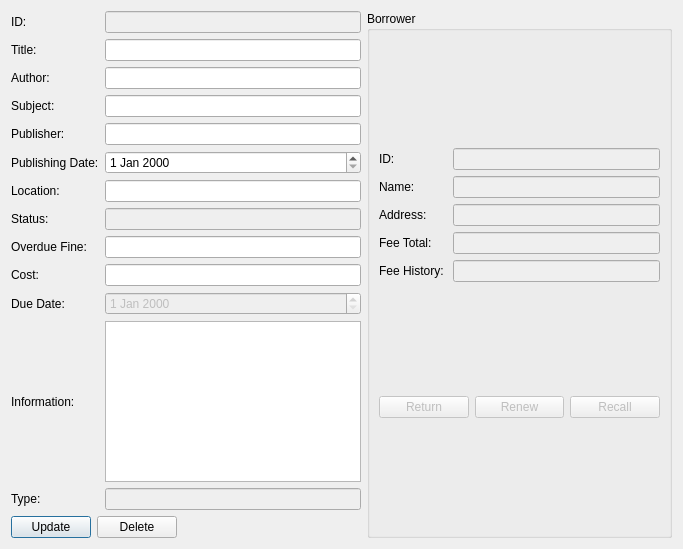
<?xml version="1.0" encoding="UTF-8"?>
<ui version="4.0">
 <class>BookEntryDialog</class>
 <widget class="QDialog" name="BookEntryDialog">
  <property name="geometry">
   <rect>
    <x>0</x>
    <y>0</y>
    <width>683</width>
    <height>549</height>
   </rect>
  </property>
  <property name="windowTitle">
   <string>Book Entry Edit</string>
  </property>
  <layout class="QHBoxLayout" name="horizontalLayout_3">
   <item>
    <layout class="QVBoxLayout" name="verticalLayout">
     <item>
      <layout class="QGridLayout" name="gridLayout">
       <item row="4" column="0">
        <widget class="QLabel" name="publisherLabel">
         <property name="text">
          <string>Publisher:</string>
         </property>
        </widget>
       </item>
       <item row="2" column="1">
        <widget class="QLineEdit" name="authorLineEdit"/>
       </item>
       <item row="3" column="0">
        <widget class="QLabel" name="subjectLabel">
         <property name="text">
          <string>Subject: </string>
         </property>
        </widget>
       </item>
       <item row="5" column="0">
        <widget class="QLabel" name="publishingDateLabel">
         <property name="text">
          <string>Publishing Date:</string>
         </property>
        </widget>
       </item>
       <item row="0" column="1">
        <widget class="QLineEdit" name="idLineEdit">
         <property name="enabled">
          <bool>false</bool>
         </property>
         <property name="readOnly">
          <bool>true</bool>
         </property>
        </widget>
       </item>
       <item row="5" column="1">
        <widget class="QDateEdit" name="publishingDateEdit"/>
       </item>
       <item row="6" column="0">
        <widget class="QLabel" name="locationLabel">
         <property name="text">
          <string>Location: </string>
         </property>
        </widget>
       </item>
       <item row="6" column="1">
        <widget class="QLineEdit" name="locationLineEdit"/>
       </item>
       <item row="7" column="1">
        <widget class="QLineEdit" name="statusLineEdit">
         <property name="enabled">
          <bool>false</bool>
         </property>
         <property name="readOnly">
          <bool>true</bool>
         </property>
        </widget>
       </item>
       <item row="8" column="1">
        <widget class="QLineEdit" name="overdueFineLineEdit"/>
       </item>
       <item row="1" column="1">
        <widget class="QLineEdit" name="titleLineEdit"/>
       </item>
       <item row="4" column="1">
        <widget class="QLineEdit" name="publisherLineEdit"/>
       </item>
       <item row="7" column="0">
        <widget class="QLabel" name="statusLabel">
         <property name="text">
          <string>Status:</string>
         </property>
        </widget>
       </item>
       <item row="9" column="1">
        <widget class="QLineEdit" name="costLineEdit"/>
       </item>
       <item row="8" column="0">
        <widget class="QLabel" name="overdueFineLabel">
         <property name="text">
          <string>Overdue Fine:</string>
         </property>
        </widget>
       </item>
       <item row="9" column="0">
        <widget class="QLabel" name="costLabel">
         <property name="text">
          <string>Cost:</string>
         </property>
        </widget>
       </item>
       <item row="3" column="1">
        <widget class="QLineEdit" name="subjectLineEdit"/>
       </item>
       <item row="0" column="0">
        <widget class="QLabel" name="idLabel">
         <property name="text">
          <string>ID:</string>
         </property>
        </widget>
       </item>
       <item row="1" column="0">
        <widget class="QLabel" name="titleLabel">
         <property name="text">
          <string>Title: </string>
         </property>
        </widget>
       </item>
       <item row="2" column="0">
        <widget class="QLabel" name="authorLabel">
         <property name="text">
          <string>Author:</string>
         </property>
        </widget>
       </item>
       <item row="11" column="0">
        <widget class="QLabel" name="informationLabel">
         <property name="text">
          <string>Information: </string>
         </property>
        </widget>
       </item>
       <item row="10" column="0">
        <widget class="QLabel" name="dueDateLabel">
         <property name="text">
          <string>Due Date:</string>
         </property>
        </widget>
       </item>
       <item row="10" column="1">
        <widget class="QDateEdit" name="dueDateEdit">
         <property name="enabled">
          <bool>false</bool>
         </property>
        </widget>
       </item>
       <item row="12" column="1">
        <widget class="QLineEdit" name="typeLineEdit">
         <property name="enabled">
          <bool>false</bool>
         </property>
         <property name="readOnly">
          <bool>true</bool>
         </property>
        </widget>
       </item>
       <item row="12" column="0">
        <widget class="QLabel" name="typeLabel">
         <property name="text">
          <string>Type:</string>
         </property>
        </widget>
       </item>
       <item row="11" column="1">
        <widget class="QTextEdit" name="informationTextEdit"/>
       </item>
      </layout>
     </item>
     <item>
      <layout class="QHBoxLayout" name="horizontalLayout">
       <item>
        <widget class="QPushButton" name="updatePushButton">
         <property name="text">
          <string>Update</string>
         </property>
        </widget>
       </item>
       <item>
        <widget class="QPushButton" name="deletePushButton">
         <property name="text">
          <string>Delete</string>
         </property>
        </widget>
       </item>
       <item>
        <spacer name="horizontalSpacer">
         <property name="orientation">
          <enum>Qt::Horizontal</enum>
         </property>
         <property name="sizeHint" stdset="0">
          <size>
           <width>40</width>
           <height>20</height>
          </size>
         </property>
        </spacer>
       </item>
      </layout>
     </item>
    </layout>
   </item>
   <item>
    <widget class="QGroupBox" name="borrowerGroupBox">
     <property name="title">
      <string>Borrower</string>
     </property>
     <layout class="QVBoxLayout" name="verticalLayout_2">
      <item>
       <layout class="QGridLayout" name="gridLayout_2">
        <item row="2" column="0">
         <widget class="QLabel" name="borrowerAddressLabel">
          <property name="text">
           <string>Address:</string>
          </property>
         </widget>
        </item>
        <item row="3" column="1">
         <widget class="QLineEdit" name="borrowerFeeTotalLineEdit">
          <property name="enabled">
           <bool>false</bool>
          </property>
          <property name="readOnly">
           <bool>true</bool>
          </property>
         </widget>
        </item>
        <item row="4" column="1">
         <widget class="QLineEdit" name="borrowerFeeHistoryLineEdit">
          <property name="enabled">
           <bool>false</bool>
          </property>
          <property name="readOnly">
           <bool>true</bool>
          </property>
         </widget>
        </item>
        <item row="3" column="0">
         <widget class="QLabel" name="borrowerFeeTotalLabel">
          <property name="text">
           <string>Fee Total: </string>
          </property>
         </widget>
        </item>
        <item row="0" column="0">
         <widget class="QLabel" name="borrowerIDLabel">
          <property name="text">
           <string>ID:</string>
          </property>
         </widget>
        </item>
        <item row="4" column="0">
         <widget class="QLabel" name="borrowerFeeHistoryLabel">
          <property name="text">
           <string>Fee History: </string>
          </property>
         </widget>
        </item>
        <item row="2" column="1">
         <widget class="QLineEdit" name="borrowerAddressLineEdit">
          <property name="enabled">
           <bool>false</bool>
          </property>
          <property name="readOnly">
           <bool>true</bool>
          </property>
         </widget>
        </item>
        <item row="0" column="1">
         <widget class="QLineEdit" name="borrowerIDLineEdit">
          <property name="enabled">
           <bool>false</bool>
          </property>
          <property name="readOnly">
           <bool>true</bool>
          </property>
         </widget>
        </item>
        <item row="1" column="1">
         <widget class="QLineEdit" name="borrowerNameLineEdit">
          <property name="enabled">
           <bool>false</bool>
          </property>
          <property name="readOnly">
           <bool>true</bool>
          </property>
         </widget>
        </item>
        <item row="1" column="0">
         <widget class="QLabel" name="borrowerNameLable">
          <property name="text">
           <string>Name:</string>
          </property>
         </widget>
        </item>
       </layout>
      </item>
      <item>
       <layout class="QHBoxLayout" name="horizontalLayout_2">
        <item>
         <widget class="QPushButton" name="returnPushButton">
          <property name="enabled">
           <bool>false</bool>
          </property>
          <property name="text">
           <string>Return</string>
          </property>
         </widget>
        </item>
        <item>
         <widget class="QPushButton" name="renewPushButton">
          <property name="enabled">
           <bool>false</bool>
          </property>
          <property name="text">
           <string>Renew</string>
          </property>
         </widget>
        </item>
        <item>
         <widget class="QPushButton" name="recallPushButton">
          <property name="enabled">
           <bool>false</bool>
          </property>
          <property name="text">
           <string>Recall</string>
          </property>
         </widget>
        </item>
       </layout>
      </item>
     </layout>
    </widget>
   </item>
  </layout>
 </widget>
 <resources/>
 <connections/>
</ui>
